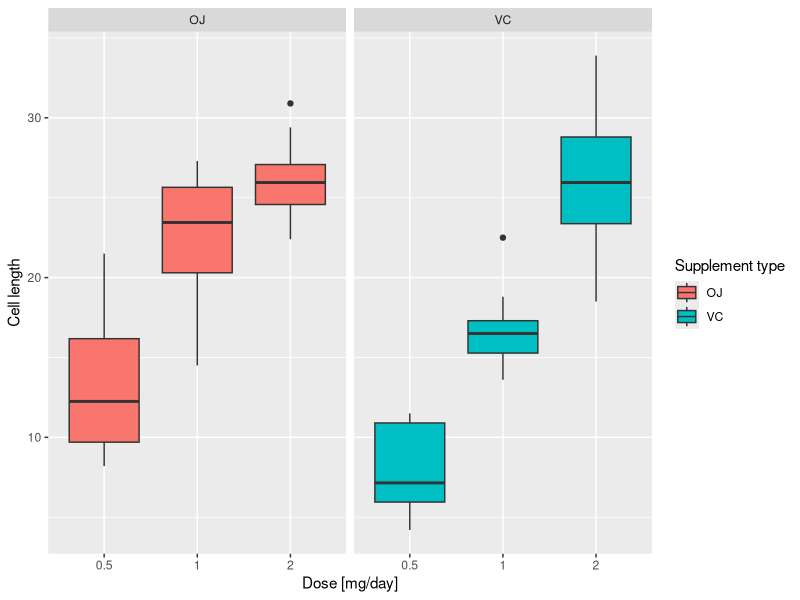

Reproduce this figure in R. (Note: this script raises an error after producing the figure.)
## ---- chunk 1
library(lubridate)
library(dplyr)
library(ggplot2)
library(knitr)
Sys.setlocale("LC_TIME", "English")
options(scipen = 999)
## ---- chunk 2
# 
library(datasets)
data(ToothGrowth)
ToothGrowth$dose <- as.factor(ToothGrowth$dose)
## ---- chunk 3
str(ToothGrowth)
## ---- chunk 4
ToothGrowth %>% 
        group_by(supp,dose) %>%
        summarise(q25th = quantile(len,0.25),
                  Median = quantile(len,0.5),
                  q75th = quantile(len,0.75),
                  Mean = mean(len),
                  SD = sd(len)) -> data
data
## ---- chunk 5
ggplot(data=ToothGrowth, aes(x=dose, y=len, fill=supp)) +
        geom_boxplot() +
        facet_grid(. ~ supp) +
        xlab("Dose [mg/day]") +
        ylab("Cell length") +
        guides(fill=guide_legend(title="Supplement type"))
## ---- chunk 6
ToothGrowth.supp_OJ_doses_.5_1 <- subset (ToothGrowth, supp == "OJ" & dose %in% c(0.5, 1.0)) 
ToothGrowth.supp_OJ_doses_.5_2 <- subset (ToothGrowth, supp == "OJ" & dose %in% c(0.5, 2.0)) 
ToothGrowth.supp_OJ_doses_1_2 <- subset (ToothGrowth, supp == "OJ" & dose %in% c(1.0, 2.0)) 
## ---- chunk 7
t1 <- t.test(len ~ dose, data = ToothGrowth.supp_OJ_doses_.5_1,
       paired = FALSE, var.equal = FALSE,
       mu = 0,alternative = "two.sided",conf.level = 0.95)
t2 <- t.test(len ~ dose, data = ToothGrowth.supp_OJ_doses_.5_2,
       paired = FALSE, var.equal = FALSE,
       mu = 0,alternative = "two.sided",conf.level = 0.95)
t3 <- t.test(len ~ dose, data = ToothGrowth.supp_OJ_doses_1_2,
       paired = FALSE, var.equal = FALSE,
       mu = 0,alternative = "two.sided",conf.level = 0.95)
results <- data.frame(c(t1$p.value,t2$p.value,t3$p.value),
                      round(c(t1$conf.int[1],t2$conf.int[1],t3$conf.int[1]),2),
                      round(c(t1$conf.int[2],t2$conf.int[2],t3$conf.int[2]),2),
                      row.names=c(".5 vs 1",".5 vs 2","1 vs 2"))
names(results) <- c("P-Value","Conf. Int. low","Conf. Int. high")
## ---- chunk 8
kable(results,align='c',caption="Analysis of dose pairs for supplement type OJ")
## ---- chunk 9
ToothGrowth.supp_VC_doses_.5_1 <- subset (ToothGrowth, supp == "VC" & dose %in% c(0.5, 1.0)) 
ToothGrowth.supp_VC_doses_.5_2 <- subset (ToothGrowth, supp == "VC" & dose %in% c(0.5, 2.0)) 
ToothGrowth.supp_VC_doses_1_2 <- subset (ToothGrowth, supp == "VC" & dose %in% c(1.0, 2.0)) 
## ---- chunk 10
t1 <- t.test(len ~ dose, data = ToothGrowth.supp_VC_doses_.5_1,
       paired = FALSE, var.equal = FALSE,
       mu = 0,alternative = "two.sided",conf.level = 0.95)
t2 <- t.test(len ~ dose, data = ToothGrowth.supp_VC_doses_.5_2,
       paired = FALSE, var.equal = FALSE,
       mu = 0,alternative = "two.sided",conf.level = 0.95)
t3 <- t.test(len ~ dose, data = ToothGrowth.supp_VC_doses_1_2,
       paired = FALSE, var.equal = FALSE,
       mu = 0,alternative = "two.sided",conf.level = 0.95)
results <- data.frame(c(t1$p.value,t2$p.value,t3$p.value),
                      round(c(t1$conf.int[1],t2$conf.int[1],t3$conf.int[1]),2),
                      round(c(t1$conf.int[2],t2$conf.int[2],t3$conf.int[2]),2),
                      row.names=c(".5 vs 1",".5 vs 2","1 vs 2"))
names(results) <- c("P-Value","Conf. Int. low","Conf. Int. high")
## ---- chunk 11
kable(results,align='c',caption="Analysis of dose pairs for supplement type VC")
## ---- chunk 12
ToothGrowth.dose_.5 <- subset (ToothGrowth, dose == 0.5) 
ToothGrowth.dose_1 <- subset (ToothGrowth, dose == 1) 
ToothGrowth.dose_2 <- subset (ToothGrowth, dose == 2) 
## ---- chunk 13
t1 <- t.test(len ~ supp, data = ToothGrowth.dose_.5,
       paired = FALSE, var.equal = FALSE,
       mu = 0,alternative = "two.sided",conf.level = 0.95)
t2 <- t.test(len ~ supp, data = ToothGrowth.dose_1,
       paired = FALSE, var.equal = FALSE,
       mu = 0,alternative = "two.sided",conf.level = 0.95)
t3 <- t.test(len ~ supp, data = ToothGrowth.dose_2,
       paired = FALSE, var.equal = FALSE,
       mu = 0,alternative = "two.sided",conf.level = 0.95)
results <- data.frame(c(t1$p.value,t2$p.value,t3$p.value),
                      round(c(t1$conf.int[1],t2$conf.int[1],t3$conf.int[1]),2),
                      round(c(t1$conf.int[2],t2$conf.int[2],t3$conf.int[2]),2),
                      row.names=c(".5","1","2"))
names(results) <- c("P-Value","Conf. Int. low","Conf. Int. high")
## ---- chunk 14
kable(results,align='c',caption="Analysis of supplement types OJ vs VC")
